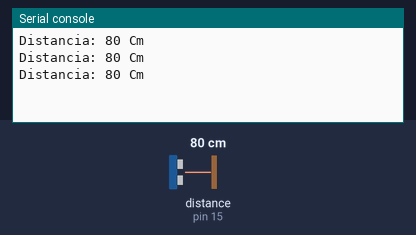
The program below on a simulated MicroPython board. Shown: the last lines printed to the serial console. The inputs (shaded band) are chosen by the test bench; at power-on: distance to the obstacle (sensor on pin 15) 80 cm. The echo pulse lasts 58.3 µs per cm.

Above: at 1.2 s.
1.3 s: distance to the obstacle (sensor on pin 15) set to 2 cm
At 2.0 s:
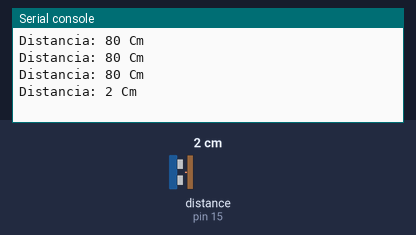
2.8 s: distance to the obstacle (sensor on pin 15) set to 4 cm
At 3.5 s:
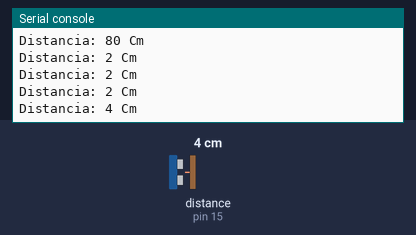
Timing chart, 0 to 5.8 s (numbered marks = the images above; inputs shaded):
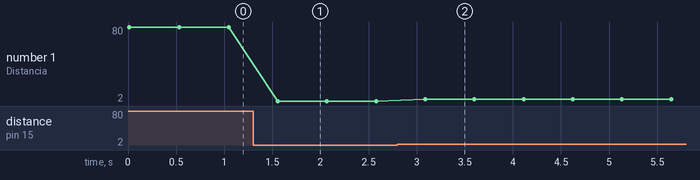

Measured:
- after the input at 1.3 s, the serial console: prints a new line after 0.26 s (image 1)
- after the input at 2.8 s, the serial console: prints a new line after 0.29 s (image 2)
- plotted number 1: 80 → 2 after the input at 1.3 s, 2 → 4 after the input at 2.8 s

The program:

Codigo.py
```python
from machine import Pin
import time

trigger_pin = Pin(0, Pin.OUT)
echo_pin = Pin(15, Pin.IN)

final, inicio = 0,0

while True:
        # Emitir señal del sensor
        trigger_pin.on()
        time.sleep_ms(10)
        trigger_pin.off()

        # Capturar el inicio y el final de la señal
        while echo_pin.value() == 0:
            inicio = time.ticks_us()
        while echo_pin.value() == 1:
            final = time.ticks_us()

        distancia = (final - inicio) / 58
        print("Distancia: " + str(int(distancia)) + " Cm")

        time.sleep_ms(500)
```
